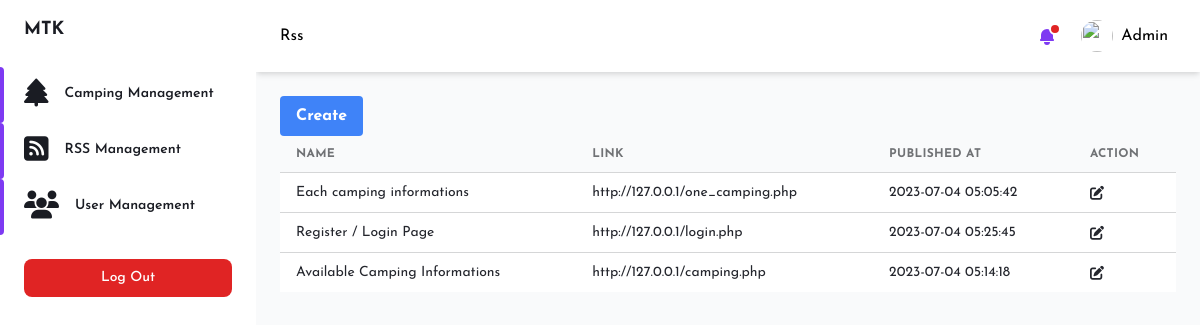
Screenshot of /pages/admin/rss.php (signed in) with the database file from the repository.
### tables this page shows
CREATE TABLE `users` (
  `id` int(11) NOT NULL,
  `username` varchar(100) NOT NULL,
  `password` varchar(100) NOT NULL,
  `name` varchar(100) DEFAULT NULL,
  `role` varchar(100) DEFAULT NULL,
  `remark` varchar(255) DEFAULT NULL,
  `created_at` timestamp NOT NULL DEFAULT CURRENT_TIMESTAMP,
  `updated_at` timestamp NOT NULL DEFAULT CURRENT_TIMESTAMP ON UPDATE CURRENT_TIMESTAMP
);

CREATE TABLE `rss_feed` (
  `id` varchar(100) NOT NULL,
  `title` varchar(100) DEFAULT NULL,
  `description` text,
  `published_at` timestamp NOT NULL DEFAULT CURRENT_TIMESTAMP
);

### Controller/User.php (called while the page is built, shortened)
<?php
require_once("Query.php");
class User{
    private query $query;
    function __construct() {
        $this->query = new Query();
    }
    function getCurrentUserData($id) {
        $this->id = $id;
        $sql = "SELECT * FROM users WHERE id = '$this->id'";
        $this->user = $this->query->executeQuery($sql, CONST_GET);
        return json_encode($this->user);
    }
}
?>

### Controller/Query.php (called while the page is built, shortened)
<?php
require_once(CONST_BASE_PATH . "/db_connect.php");
class Query {
    private $conn;
    private array $response = [];
    public function __construct() {
        global $conn;
        $this->conn = $conn;
    }
    public function executeQuery($sql, $method) {
        $this->method = $method;
        if ($this->method === CONST_PUT) {
            $result = mysqli_query($this->conn, $sql);
            if ($result) {
                $this->response = [
                    'success' => true,
                    'message' => 'Updated successfully.'
                ];
            } else {
                $this->response = [
                    'success' => false,
                    'message' => 'Something went wrong.'
                ];
            }
            return $this->response;
        } else if ($this->method === CONST_GET) {
            $result = mysqli_query($this->conn, $sql);
            $data = mysqli_fetch_all($result, MYSQLI_ASSOC);
            return $data;
        } else if ($this->method === CONST_POST) {
            $result = mysqli_query($this->conn, $sql);
            if ($result) {
                $this->response = [
                    'success' => true,
                    'message' => 'Created successfully.'
                ];
            } else {
                $this->response = [
                    'success' => false,
                    'message' => 'Something went wrong.'
                ];
            }
            return $this->response;
        } else if ($this->method === CONST_DELETE) {
            $result = mysqli_query($this->conn, $sql);
            if ($result) {
                $this->response = [
                    'success' => true,
                    'message' => 'Deleted successfully.'
                ];
            } else {
                $this->response = [
                    'success' => false,
                    'message' => 'Something went wrong.'
                ];
            }
            return $this->response;
        }
    }
}
?>

### Controller/Rss.php (called while the page is built, shortened)
<?php
require_once("Query.php");
class RSS{
    private query $query;
    function __construct() {
        $this->query = new Query();
    }
    function getRssData() {
        $sql = "SELECT * FROM rss_feed";
        $this->rss = $this->query->executeQuery($sql, CONST_GET);
        return json_encode($this->rss);
    }
}
?>

### pages/admin/rss.php (the view, shortened to what this page needs)
<?php
require_once("../../Controller/Rss.php");
require_once("../../Components/admin/headerAdmin.php");
require_once("../../Components/admin/adminNavbar.php");
$rssController = new RSS();
$rssInfos = $rssController->getRssData();
$decodeRssInfos = json_decode($rssInfos, true);
$tableHeading = array(
    "Name",
    "Link",
    "Published At",
    "Action"
);
?>
<div class="container px-6 mx-auto grid p-6">
    <div class="w-full overflow-x-auto">
        <button class="bg-blue-500 hover:bg-blue-700 text-white font-bold py-2 px-4 rounded" onclick="location.href='create_rss.php'">Create</button>
        <table class="w-full whitespace-no-wrap">
            <thead>
                <tr
                    class="text-xs font-semibold tracking-wide text-left text-gray-500 uppercase border-b dark:border-gray-700 bg-gray-50 dark:text-gray-400 dark:bg-gray-800"
                >
                    <?php foreach ($tableHeading as $tHead) { ?>
                        <th class="px-4 py-3">
                            <?php echo $tHead; ?>
                        </th>
                    <?php } ?>
                </tr>
            </thead>
            <tbody
                class="bg-white divide-y dark:divide-gray-700 dark:bg-gray-800"
            >
                <?php foreach ($decodeRssInfos as $rss) { ?>
                    <form action="update_rss.php" method="POST">
                        <tr class="text-gray-700 dark:text-gray-400">
                            <td class="px-4 py-3 text-sm">
                                <?php echo $rss['title']; ?>
                            </td>
                            <td class="px-4 py-3 text-sm">
                                <?php echo $rss['description']; ?>
                            </td>
                            <td class="px-4 py-3 text-sm">
                                <?php echo $rss['published_at']; ?>
                            </td>
                            <td class="px-4 py-3 text-sm">
                                <button
                                    type="submit"
                                >
                                    <i class="fa-solid fa-pen-to-square"></i>
                                </button>
                            </td>
                        </tr>
                    </form>
                <?php } ?>
            </tbody>
        </table>
    </div>
</div>
</div>
</div>
<?php
require_once("../../Components/admin/footerAdmin.php");
?>

### Components/admin/adminNavbar.php (shortened to what this page needs)
<?php
require_once("../../Controller/User.php");
$user_id = $_SESSION['user_id'];
$user = new User();
$getCurrentUser = $user->getCurrentUserData($user_id);
$decodeUserData = json_decode($getCurrentUser, true);
$navbarArr = array(
    array(
        "name" => "Camping Management",
        "icon" => "fa-solid fa-tree fa-2x",
        "path" => CONST_BASE_URL .'/pages/admin/camping.php'
    ),
    array(
        "name" => "RSS Management",
        "icon" => "fa-solid fa-square-rss fa-2x",
        "path" =>  CONST_BASE_URL . '/pages/admin/rss.php'
    ),
    array(
        "name" => "User Management",
        "icon" => "fa-solid fa-users fa-2x",
        "path" =>  CONST_BASE_URL . '/pages/admin/user.php'
    )
);
$curPageName = substr($_SERVER["SCRIPT_NAME"], strrpos($_SERVER["SCRIPT_NAME"], "/") + 1);
$curPageName = str_replace('.php', '', $curPageName);
$curPageName = str_replace('_', ' ', $curPageName);
$curPageName = ucwords($curPageName);
?>
<div
    id="desktop-sidebar"
    class="flex h-screen bg-gray-50 dark:bg-gray-900"
>
    <aside
        class="z-20 hidden w-64 overflow-y-auto bg-white dark:bg-gray-800 md:block flex-shrink-0"
    >
        <div class="py-4 text-gray-500 dark:text-gray-400">
            <a
                class="ml-6 text-lg font-bold text-gray-800 dark:text-gray-200"
                href="#"
            >
                MTK
            </a>
            <ul class="mt-6">
                <?php foreach($navbarArr as $navbar) { ?>
                    <li class="relative px-6 py-3">
                        <span
                        class="absolute inset-y-0 left-0 w-1 bg-purple-600 rounded-tr-lg rounded-br-lg"
                        aria-hidden="true"
                        ></span>
                        <a
                            class="inline-flex items-center w-full text-sm font-semibold text-gray-800 transition-colors duration-150 hover:text-gray-800 dark:hover:text-gray-200 dark:text-gray-100"
                            href="<?php echo $navbar['path']; ?>"
                        >
                            <i class="<?php echo $navbar['icon']; ?>"></i>
                            <span class="ml-4"><?php echo $navbar['name']; ?></span>
                        </a>
                    </li>
                <?php } ?>
            </ul>
            <div class="px-6 my-6">
                <form action="<?php echo CONST_BASE_URL . '/Auth/destroy_session.php'; ?>" method="POST">
                    <input
                        type="submit"
                        class="flex items-center justify-between w-full px-4 py-2 text-sm font-medium leading-5 text-white transition-colors duration-150 bg-red-600 border border-transparent rounded-lg active:bg-red-600 hover:bg-red-700 focus:outline-none focus:shadow-outline-purple"
                        value="Log Out"
                    />
                </form>
            </div>
        </div>
    </aside>
    <div class="flex flex-col flex-1 w-full">
        <header class="z-10 py-4 bg-white shadow-md dark:bg-gray-800">
            <div
                class="container flex items-center justify-between h-full px-6 mx-auto text-purple-600 dark:text-purple-300"
            >
            <h3 class="text-dark">
                <?php echo $curPageName; ?>
            </h3>
            <ul class="flex items-center flex-shrink-0 space-x-6">
                <li class="relative">
                    <button
                        class="relative align-middle rounded-md focus:outline-none focus:shadow-outline-purple"
                        @click="toggleNotificationsMenu"
                        @keydown.escape="closeNotificationsMenu"
                        aria-label="Notifications"
                        aria-haspopup="true"
                    >
                        <svg
                            class="w-5 h-5"
                            aria-hidden="true"
                            fill="currentColor"
                            viewBox="0 0 20 20"
                        >
                            <path
                                d="M10 2a6 6 0 00-6 6v3.586l-.707.707A1 1 0 004 14h12a1 1 0 00.707-1.707L16 11.586V8a6 6 0 00-6-6zM10 18a3 3 0 01-3-3h6a3 3 0 01-3 3z"
                            ></path>
                        </svg>
                        <span
                            aria-hidden="true"
                            class="absolute top-0 right-0 inline-block w-3 h-3 transform translate-x-1 -translate-y-1 bg-red-600 border-2 border-white rounded-full dark:border-gray-800"
                        ></span>
                    </button>
                </li>
                <li class="relative">
                    <button
                        class="align-middle rounded-full focus:shadow-outline-purple focus:outline-none d-flex align-items-center"
                        @click="toggleProfileMenu"
                        @keydown.escape="closeProfileMenu"
                        aria-label="Account"
                        aria-haspopup="true"
                    >
                        <img
                            class="object-cover w-8 h-8 rounded-full"
                            src="https://images.unsplash.com/photo-1502378735452-bc7d86632805?ixlib=rb-0.3.5&q=80&fm=jpg&crop=entropy&cs=tinysrgb&w=200&fit=max&s=aa3a807e1bbdfd4364d1f449eaa96d82"
                            alt=""
                            aria-hidden="true"
                        />
                        <span class="text-black p-2"><?php echo $decodeUserData[0]['name']; ?></span>
                    </button>
                </li>
            </ul>
        </div>
    </header>
    <div class="h-full overflow-y-auto">

### assets/css/variable.css (style rules this page uses)
:root { --color-one: #fff; --color-two: #333; --color-three: red; --color-four: #ededed; --color-five: #F2DAD7; --color-six: #D1A39E; --color-seven: #CECDCA; --color-eight: #474545; --color-nine: #eaeaea; --bg-dark: #333; --gradient-one: rgba(0, 0, 0, .5); --gradient-two: rgba(0, 0, 0, .3); --text-white: #fff; --text-dark: #000; --heading-one: 4rem; --heading-two: 2rem; --heading-three: 1.5rem; --heading-four: 1.25rem; --heading-five: 1rem; --heading-six: .75rem; --margin-auto: auto; --margin-0: 0; --margin-1: 1rem; --margin-2: 2rem; --margin-3: 3rem; --margin-4: 4rem; --margin-5: 5rem; --margin-6: 6rem; --margin-left-3: 3rem; --margin-left-4: 4rem; --padding-0: 0; --padding-1: 1rem; --padding-2: 2rem; --padding-3: 3rem; --padding-4: 4rem; --padding-5: 5rem; --padding-6: 6rem; --font-size-small: 1rem; --font-size-medium: 1.5rem; --font-size-large: 2rem; --font-size-1: 1rem; --font-size-2: 1.25rem; --font-size-3: 1.75rem; --font-size-4: 2.25rem; --font-size-5: 2.5rem; --font-size-6: 2.75rem; --ease: all 0.3s ease-in-out; }

### assets/css/global.css (style rules this page uses)
.d-flex { display: flex; }
.align-items-center { align-items: center; }
.text-white { color: var(--text-white); }
.ml-4 { margin-left: var(--margin-left-4); }
.text-dark { color: var(--text-dark); }

### rows the page displays
users: name "Admin"
rss_feed: title "Each camping informations", description "http://127.0.0.1/one_camping.php", published_at "2023-07-04 05:05:42"
rss_feed: title "Register / Login Page", description "http://127.0.0.1/login.php", published_at "2023-07-04 05:25:45"
rss_feed: title "Available Camping Informations", description "http://127.0.0.1/camping.php", published_at "2023-07-04 05:14:18"

### other values shown
$navbar['name'] "Camping Management"
$navbar['name'] "RSS Management"
$navbar['name'] "User Management"
$curPageName "Rss"
$tHead "NAME"
$tHead "LINK"
$tHead "PUBLISHED AT"
$tHead "ACTION"
